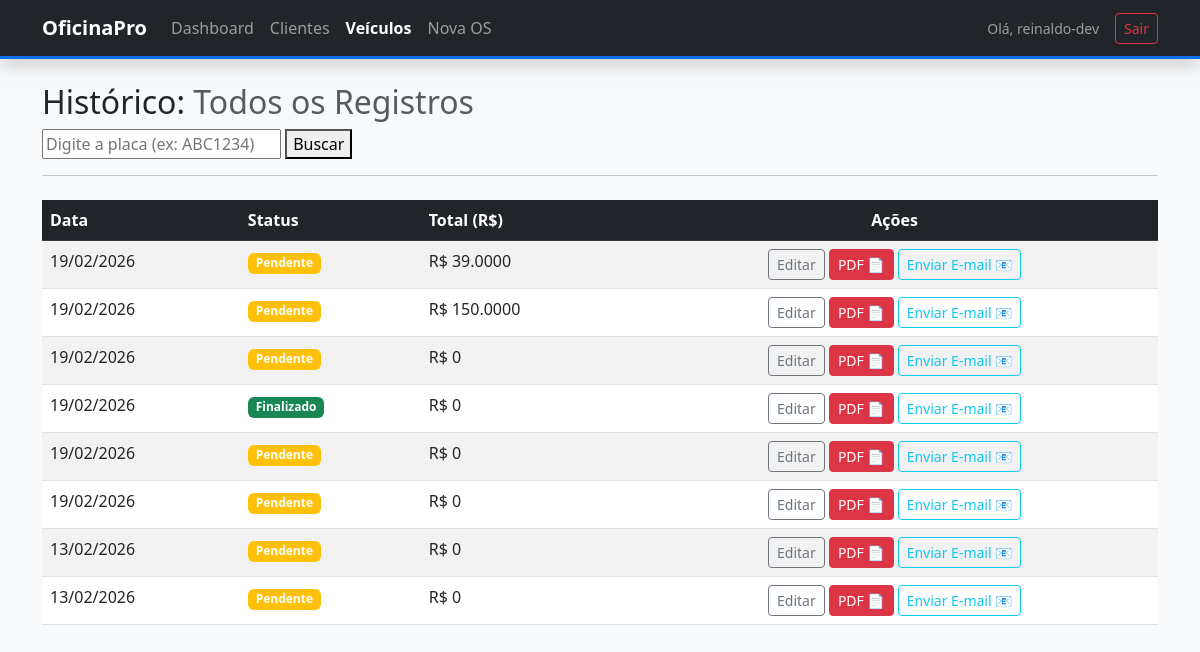
The app's page /oficina/historico/ (signed in), older data.
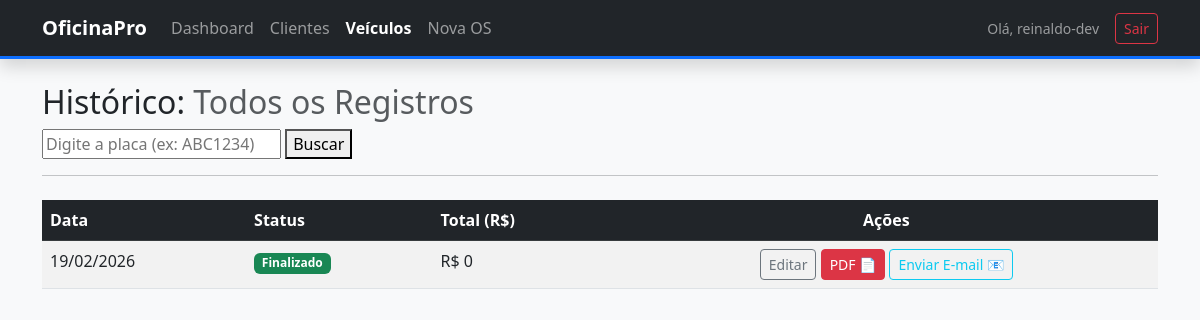
The same page, newer data.
### gestao/models.py (models this page shows, shortened)
class OrdemServico(models.Model):
    STATUS_CHOICES = [
        ("P", "Pendente"),
        ("A", "Aprovado"),
        ("F", "Finalizado"),
        ("C", "Cancelado"),  # Adicionei Cancelado para maior controle
    ]
    veiculo = models.ForeignKey(Veiculo, on_delete=models.CASCADE)
    mecanico = models.ForeignKey(User, on_delete=models.PROTECT)
    data_criacao = models.DateTimeField(auto_now_add=True)
    status = models.CharField(max_length=1, choices=STATUS_CHOICES,
                              default="P")
    observacoes = models.TextField(blank=True)
    @property
    def total_geral(self):
        return sum(item.valor_total for item in self.itens.all())

class ItemOrdemServico(models.Model):
    ordem_servico = models.ForeignKey(
        OrdemServico, on_delete=models.CASCADE, related_name="itens"
    )
    descricao = models.CharField(max_length=200)
    quantidade = models.DecimalField(max_digits=10, decimal_places=2,
                                     default=1)
    valor_unitario = models.DecimalField(max_digits=10, decimal_places=2)
    @property
    def valor_total(self):
        return self.quantidade * self.valor_unitario

### gestao/views.py (the view)
# urls.py: path("historico/", views.historico_veiculo, name="historico_veiculo"),
@login_required
def historico_veiculo(request):
    placa = request.GET.get('placa')
    if placa:
        ordens = OrdemServico.objects.filter(
            veiculo__placa__iexact=placa).order_by('-data_criacao')
    else:
        ordens = OrdemServico.objects.all().order_by('-data_criacao')[:10]
    return render(request, 'gestao/historico.html', {'ordens': ordens,
                                                     'placa': placa})

### gestao/templates/gestao/historico.html
{% extends 'gestao/base.html' %}
{% load static %}
{% block content %}
<h2>
    Histórico:
    {% if placa %}
    <span class="text-primary">{{ placa|upper }}</span>
    {% else %}
    <span class="text-muted">Todos os Registros</span>
    {% endif %}
</h2>
<form method="GET">
    <input type="text" name="placa" placeholder="Digite a placa (ex: ABC1234)">
    <button type="submit">Buscar</button>
</form>
<hr>
<table class="table table-striped table-hover mt-4">
    <thead class="table-dark">
        <tr>
            <th>Data</th>
            <th>Status</th>
            <th>Total (R$)</th>
            <th class="text-center">Ações</th>
        </tr>
    </thead>
    <tbody>
        {% for os in ordens %}
        <tr>
            <td>{{ os.data_criacao|date:"d/m/Y" }}</td>
            <td>
                <span class="badge {% if os.status == 'P' %}bg-warning{% elif os.status == 'A' %}bg-primary{% else %}bg-success{% endif %}">
                    {{ os.get_status_display }}
                </span>
            </td>
            <td>R$ {{ os.total_geral }}</td>
            <td class="text-center">
                <a href="{% url 'editar_os' os.id %}" class="btn btn-sm btn-outline-secondary">Editar</a>
                <a href="{% url 'gerar_pdf_os' os.id %}" target="_blank" class="btn btn-sm btn-danger">
                    PDF 📄
                </a>
                <a href="{% url 'enviar_email_os' os.id %}" class="btn btn-sm btn-outline-info">
                    Enviar E-mail 📧
                </a>
            </td>
        </tr>
        {% empty %}
        <tr><td colspan="4" class="text-center">Nenhuma manutenção encontrada.</td></tr>
        {% endfor %}
    </tbody>
</table>
{% endblock %}

### gestao/templates/gestao/base.html (shortened to what this page needs)
{% load static %}
<!DOCTYPE html>
<html lang="pt-br">
<head>
    <link href="https://cdn.jsdelivr.net/npm/bootstrap@5.3.0/dist/css/bootstrap.min.css" rel="stylesheet">
    <link rel="stylesheet" href="{% static 'gestao/css/style.css' %}">
</head>
<body class="bg-light">
    <nav class="navbar navbar-expand-lg navbar-dark bg-dark shadow mb-4">
        <div class="container">
            <a class="navbar-brand fw-bold" href="{% url 'dashboard' %}">
                 OficinaPro
            </a>
            <div class="collapse navbar-collapse" id="navbarNav">
                <ul class="navbar-nav me-auto">
                    <li class="nav-item">
                        <a class="nav-link {% if request.resolver_match.url_name == 'dashboard' %}active fw-bold text-white{% endif %}"
                            href="{% url 'dashboard' %}">
                             Dashboard
                        </a>
                    </li>
                    <li class="nav-item">
                        <a class="nav-link {% if 'cliente' in request.resolver_match.url_name %}active fw-bold text-white{% endif %}"
                            href="{% url 'lista_clientes' %}">
                             Clientes
                        </a>
                    </li>
                    <li class="nav-item">
                        <a class="nav-link {% if 'veiculo' in request.resolver_match.url_name %}active fw-bold text-white{% endif %}"
                            href="{% url 'lista_veiculos' %}">
                             Veículos
                        </a>
                    </li>
                    <li class="nav-item">
                        <a class="nav-link {% if 'os' in request.resolver_match.url_name %}active fw-bold text-white{% endif %}"
                            href="{% url 'nova_os' %}">
                             Nova OS
                        </a>
                    </li>
                </ul>
                <div class="d-flex align-items-center">
                    <span class="navbar-text me-3 small">
                         Olá, {{ user.username }}
                    </span>
                    <form action="{% url 'logout' %}" method="post" class="d-inline">
                        <button type="submit" class="btn btn-sm btn-outline-danger">
                             Sair
                        </button>
                    </form>
                </div>
            </div>
        </div>
        </nav>
    <div class="container">
        {% block content %}
        {% endblock %}
    </div>
</body>
</html>

### gestao/static/gestao/css/style.css (style rules this page uses)
body { background-color: #f8f9fa; }
.navbar { border-bottom: 3px solid #0d6efd; }
.nav-link { transition: all 0.3s ease; }

Row changes from the older to the newer data that the page shows:
removed OrdemServico: data_criacao "19/02/2026", status "Pendente", total_geral "39.0000"
removed OrdemServico: data_criacao "19/02/2026", status "Pendente", total_geral "150.0000"
removed OrdemServico: data_criacao "19/02/2026", status "Pendente", total_geral "0"
removed OrdemServico: data_criacao "19/02/2026", status "Pendente", total_geral "0"
removed OrdemServico: data_criacao "19/02/2026", status "Pendente", total_geral "0"
removed OrdemServico: data_criacao "13/02/2026", status "Pendente", total_geral "0"
removed OrdemServico: data_criacao "13/02/2026", status "Pendente", total_geral "0"
